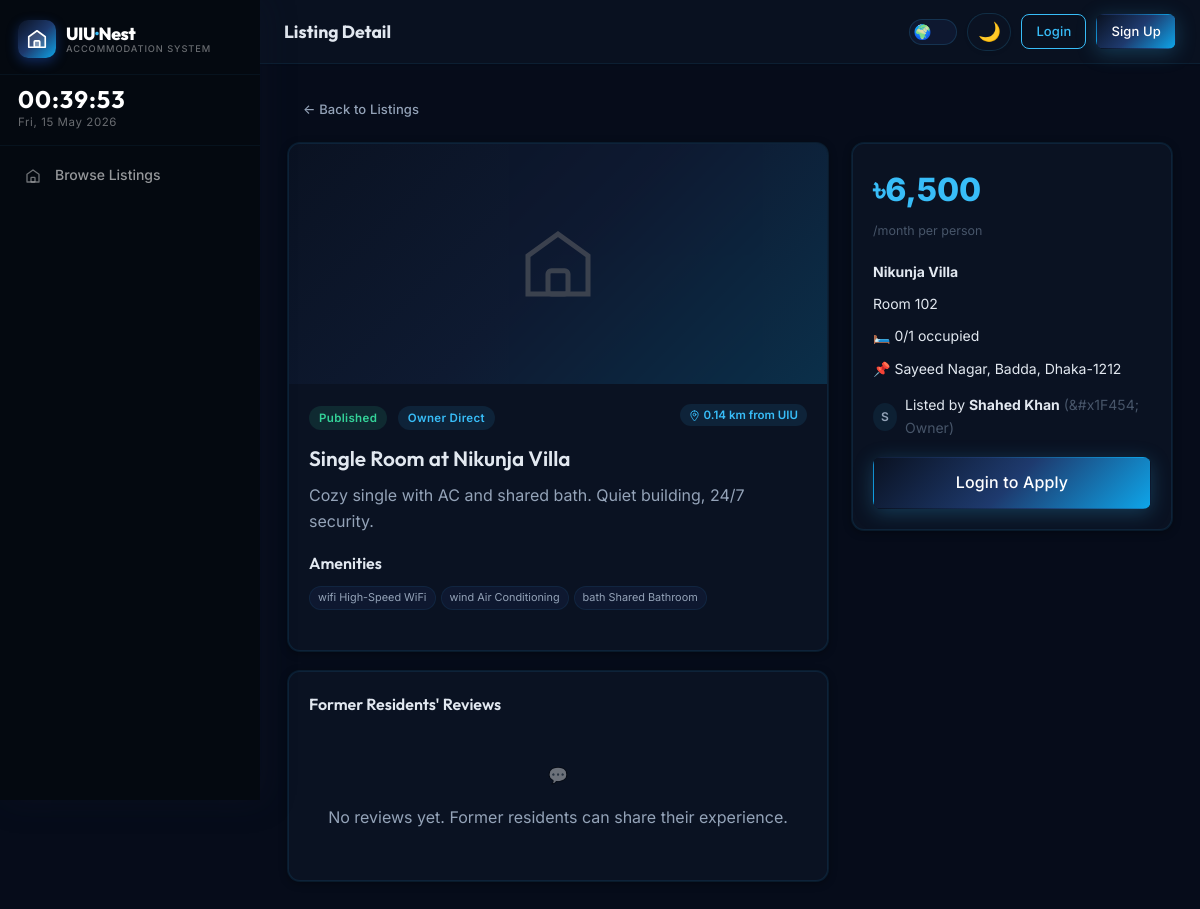
Screenshot of /pages/listing-detail.php?id=2 with the database file from the repository.
### tables this page shows
CREATE TABLE `listings` (
  `id`           INT UNSIGNED NOT NULL AUTO_INCREMENT,
  `room_id`      INT UNSIGNED NOT NULL,
  `created_by`   INT UNSIGNED NOT NULL,
  `listing_type` ENUM('owner_direct','roommate_needed') NOT NULL,
  `title`        VARCHAR(255) NOT NULL,
  `description`  TEXT         DEFAULT NULL,
  `status`       ENUM('draft','pending_owner_approval','published','closed','rejected') NOT NULL DEFAULT 'draft',
  `published_at` DATETIME     DEFAULT NULL,
  `created_at`   DATETIME     NOT NULL DEFAULT CURRENT_TIMESTAMP,
  `updated_at`   DATETIME     NOT NULL DEFAULT CURRENT_TIMESTAMP ON UPDATE CURRENT_TIMESTAMP,
  `deleted_at`   DATETIME     DEFAULT NULL,
  PRIMARY KEY (`id`),
  INDEX `idx_listing_room` (`room_id`),
  INDEX `idx_listing_creator` (`created_by`),
  INDEX `idx_listing_status` (`status`),
  INDEX `idx_listing_deleted` (`deleted_at`),
  CONSTRAINT `fk_listing_room` FOREIGN KEY (`room_id`) REFERENCES `rooms` (`id`) ON DELETE CASCADE,
  CONSTRAINT `fk_listing_creator` FOREIGN KEY (`created_by`) REFERENCES `users` (`id`) ON DELETE CASCADE
);

CREATE TABLE `properties` (
  `id`              INT UNSIGNED  NOT NULL AUTO_INCREMENT,
  `owner_id`        INT UNSIGNED  NOT NULL,
  `house_manager_id` INT UNSIGNED DEFAULT NULL,
  `name`            VARCHAR(200)  NOT NULL,
  `address`         TEXT          NOT NULL,
  `location_lat`    DECIMAL(10,7) NOT NULL DEFAULT 23.7990,
  `location_lng`    DECIMAL(10,7) NOT NULL DEFAULT 90.4510,
  `description`     TEXT          DEFAULT NULL,
  `image_path`      VARCHAR(500)  DEFAULT NULL,
  `is_active`       TINYINT(1)    NOT NULL DEFAULT 1,
  `created_at`      DATETIME      NOT NULL DEFAULT CURRENT_TIMESTAMP,
  `updated_at`      DATETIME      NOT NULL DEFAULT CURRENT_TIMESTAMP ON UPDATE CURRENT_TIMESTAMP,
  PRIMARY KEY (`id`),
  INDEX `idx_prop_owner` (`owner_id`),
  INDEX `idx_prop_location` (`location_lat`, `location_lng`),
  CONSTRAINT `fk_prop_owner` FOREIGN KEY (`owner_id`) REFERENCES `users` (`id`) ON DELETE CASCADE
);

CREATE TABLE `rooms` (
  `id`                INT UNSIGNED     NOT NULL AUTO_INCREMENT,
  `property_id`       INT UNSIGNED     NOT NULL,
  `room_number`       VARCHAR(20)      NOT NULL,
  `capacity`          TINYINT UNSIGNED NOT NULL DEFAULT 1,
  `current_occupancy` TINYINT UNSIGNED NOT NULL DEFAULT 0,
  `rent_amount`       DECIMAL(10,2)    NOT NULL,
  `amenities_json`    JSON             DEFAULT NULL,
  `description`       TEXT             DEFAULT NULL,
  `image_path`        VARCHAR(500)     DEFAULT NULL,
  `is_active`         TINYINT(1)       NOT NULL DEFAULT 1,
  `created_at`        DATETIME         NOT NULL DEFAULT CURRENT_TIMESTAMP,
  `updated_at`        DATETIME         NOT NULL DEFAULT CURRENT_TIMESTAMP ON UPDATE CURRENT_TIMESTAMP,
  PRIMARY KEY (`id`),
  INDEX `idx_room_property` (`property_id`),
  INDEX `idx_room_rent` (`rent_amount`),
  CONSTRAINT `fk_room_property` FOREIGN KEY (`property_id`) REFERENCES `properties` (`id`) ON DELETE CASCADE
);

CREATE TABLE `users` (
  `id`                INT UNSIGNED    NOT NULL AUTO_INCREMENT,
  `full_name`         VARCHAR(120)    NOT NULL,
  `email`             VARCHAR(255)    NOT NULL,
  `password_hash`     VARCHAR(255)    NOT NULL,
  `phone`             VARCHAR(20)     DEFAULT NULL,
  `role`              ENUM('guest','student','tenant','owner','admin') NOT NULL DEFAULT 'student',
  `email_verified_at` DATETIME        DEFAULT NULL,
  `avatar_path`       VARCHAR(500)    DEFAULT NULL,
  `student_id`        VARCHAR(30)     DEFAULT NULL,
  `department`        VARCHAR(100)    DEFAULT NULL,
  `year_of_study`     TINYINT UNSIGNED DEFAULT NULL,
  `gender`            ENUM('male','female','other') DEFAULT NULL,
  `bio`               TEXT            DEFAULT NULL,
  `is_active`         TINYINT(1)      NOT NULL DEFAULT 1,
  `created_at`        DATETIME        NOT NULL DEFAULT CURRENT_TIMESTAMP,
  `updated_at`        DATETIME        NOT NULL DEFAULT CURRENT_TIMESTAMP ON UPDATE CURRENT_TIMESTAMP,
  PRIMARY KEY (`id`),
  UNIQUE KEY `uk_users_email` (`email`),
  INDEX `idx_users_role` (`role`)
);

### includes/auth.php (called while the page is built, shortened)
<?php
require_once __DIR__ . '/../includes/functions.php';
function isLoggedIn(): bool {
    return isset($_SESSION['user_id']);
}

### pages/listing-detail.php (the view, shortened to what this page needs)
<?php
require_once __DIR__ . '/../includes/header.php';
$db        = getDB();
$listingId = (int)($_GET['id'] ?? 0);
$stmt = $db->prepare(
    'SELECT l.*, r.rent_amount, r.capacity, r.current_occupancy, r.amenities_json, r.room_number, r.description AS room_desc,
            p.name AS property_name, p.id AS property_id, p.address, p.location_lat, p.location_lng, p.description AS prop_desc,
            u.full_name AS creator_name, u.role AS creator_role, u.avatar_path AS creator_avatar
     FROM listings l
     JOIN rooms r ON r.id = l.room_id
     JOIN properties p ON p.id = r.property_id
     JOIN users u ON u.id = l.created_by
     WHERE l.id = ?'
);
$stmt->execute([$listingId]);
$listing = $stmt->fetch();
$imgStmt = $db->prepare('SELECT image_path, is_cover FROM property_images WHERE property_id = ? ORDER BY is_cover DESC, sort_order ASC');
$imgStmt->execute([$listing['property_id']]);
$propertyImages = $imgStmt->fetchAll();
$alreadyApplied = false; $userApp = null;
$reviews = [];
$amenities = json_decode($listing['amenities_json'] ?: '[]', true);
$dist      = distanceFromUIU((float)$listing['location_lat'], (float)$listing['location_lng']);
$canApply  = isLoggedIn() && !$alreadyApplied && $listing['status'] === 'published'
             && ($_SESSION['user_id'] ?? 0) != $listing['created_by'];
?>
<a href="<?= APP_URL ?>/pages/dashboard.php" class="btn btn-ghost btn-sm" style="margin-bottom:16px;">← Back to Listings</a>
<div class="detail-grid">
    <div>
        <div class="card" style="overflow:hidden;margin-bottom:20px;">
            <?php if (count($propertyImages) > 0): ?>
            <div class="gallery">
                <div class="gallery-main">
                    <img src="<?= APP_URL ?>/<?= htmlspecialchars($propertyImages[0]['image_path']) ?>" alt="Property">
                </div>
                <?php for ($i = 1; $i < min(3, count($propertyImages)); $i++): ?>
                <div class="gallery-thumb">
                    <img src="<?= APP_URL ?>/<?= htmlspecialchars($propertyImages[$i]['image_path']) ?>" alt="Photo">
                </div>
                <?php endfor; ?>
                <?php if (count($propertyImages) < 3): ?>
                <div class="gallery-thumb gallery-placeholder"><svg viewBox="0 0 24 24" fill="none" stroke="currentColor" stroke-width="1.5" style="width:48px;height:48px;opacity:.3"><path d="M3 9.5L12 3l9 6.5V21H3V9.5z"/><rect x="9" y="14" width="6" height="7" rx="1"/></svg></div>
                <?php endif; ?>
            </div>
            <?php else: ?>
            <div style="height:240px;background:var(--accent-gradient);display:flex;align-items:center;justify-content:center;opacity:0.2;"><svg viewBox="0 0 24 24" fill="none" stroke="#fff" stroke-width="1.5" style="width:80px;height:80px;"><path d="M3 9.5L12 3l9 6.5V21H3V9.5z"/><rect x="9" y="14" width="6" height="7" rx="1"/></svg></div>
            <?php endif; ?>
            <div class="card-body">
                <div style="display:flex;justify-content:space-between;align-items:start;flex-wrap:wrap;gap:8px;margin-bottom:12px;">
                    <div>
                        <?= getListingStatusBadge($listing['status']) ?>
                        <span class="badge <?= $listing['listing_type'] === 'roommate_needed' ? 'badge-enrolled' : 'badge-draft' ?>" style="margin-left:6px;">
                            <?= $listing['listing_type'] === 'roommate_needed' ? 'Roommate Needed' : 'Owner Direct' ?>
                        </span>
                    </div>
                    <span class="distance-pill"><svg viewBox="0 0 24 24" fill="none" stroke="currentColor" stroke-width="2" stroke-linecap="round" stroke-linejoin="round" style="width:11px;height:11px;display:inline;vertical-align:middle;"><circle cx="12" cy="10" r="3"/><path d="M12 2a8 8 0 00-8 8c0 5.25 8 14 8 14s8-8.75 8-14a8 8 0 00-8-8z"/></svg> <?= $dist ?> km from UIU</span>
                </div>
                <h2 style="margin-bottom:8px;"><?= sanitizeInput($listing['title']) ?></h2>
                <p style="margin-bottom:16px;"><?= nl2br(sanitizeInput($listing['description'] ?? '')) ?></p>
                <h3 style="margin-bottom:10px;">Amenities</h3>
                <div class="listing-card-amenities" style="margin-bottom:20px;">
                    <?php foreach ($amenities as $a): ?>
                        <span class="amenity-tag"><?= getAmenityLabel($a) ?></span>
                    <?php endforeach; ?>
                </div>
            </div>
        </div>
        <div class="card">
            <div class="card-body">
                <div style="display:flex;align-items:center;justify-content:space-between;margin-bottom:16px;">
                    <h3>Former Residents' Reviews</h3>
                </div>
                <?php if (count($reviews) === 0): ?>
                <div class="empty-state" style="padding:30px 0;">
                    <div class="empty-state-icon">💬</div>
                    <p>No reviews yet. Former residents can share their experience.</p>
                </div>
                <?php endif; ?>
            </div>
        </div>
    </div>
    <div class="detail-aside">
        <div class="card card-glass">
            <div class="card-body">
                <div style="font-size:2rem;font-weight:800;color:var(--accent);margin-bottom:2px;"><?= formatRent($listing['rent_amount']) ?></div>
                <small>/month per person</small>
                <div style="margin:18px 0;display:flex;flex-direction:column;gap:10px;font-size:0.875rem;">
                    <div> <strong><?= sanitizeInput($listing['property_name']) ?></strong></div>
                    <div>Room <?= sanitizeInput($listing['room_number']) ?></div>
                    <div>🛏️ <?= $listing['current_occupancy'] ?>/<?= $listing['capacity'] ?> occupied</div>
                    <div>📌 <?= sanitizeInput($listing['address']) ?></div>
                    <div style="display:flex;align-items:center;gap:8px;margin-top:4px;">
                        <?php if (!empty($listing['creator_avatar']) && file_exists(APP_ROOT . '/' . $listing['creator_avatar'])): ?>
                            <img src="<?= APP_URL . '/' . htmlspecialchars($listing['creator_avatar']) ?>" style="width:28px;height:28px;border-radius:50%;object-fit:cover;">
                        <?php else: ?>
                            <div style="width:28px;height:28px;border-radius:50%;background:var(--border);color:var(--text-secondary);display:inline-flex;align-items:center;justify-content:center;font-size:12px;font-weight:600;">
                                <?= strtoupper(substr($listing['creator_name'] ?? 'U', 0, 1)) ?>
                            </div>
                        <?php endif; ?>
                        <div>Listed by <strong><?= sanitizeInput($listing['creator_name']) ?></strong> <span style="color:var(--text-tertiary);">(&#x<?= $listing['creator_role'] === 'owner' ? '1F454' : '1F464' ?>; <?= ucfirst($listing['creator_role']) ?>)</span></div>
                    </div>
                </div>
                <?php if ($canApply): ?>
                    <button class="btn btn-primary btn-lg" style="width:100%;" onclick="Modal.open('applyModal')">Apply Now</button>
                <?php elseif (!isLoggedIn()): ?>
                    <a href="<?= APP_URL ?>/pages/login.php" class="btn btn-primary btn-lg" style="width:100%;">Login to Apply</a>
                <?php endif; ?>
            </div>
        </div>
    </div>
</div>
<?php require_once __DIR__ . '/../includes/footer.php'; ?>

### includes/functions.php (shortened to what this page needs)
<?php
function calculateDistance(float $lat1, float $lng1, float $lat2, float $lng2): float {
    $R = 6371;
    $dLat = deg2rad($lat2 - $lat1);
    $dLng = deg2rad($lng2 - $lng1);
    $a = sin($dLat/2)**2 + cos(deg2rad($lat1)) * cos(deg2rad($lat2)) * sin($dLng/2)**2;
    return round($R * 2 * atan2(sqrt($a), sqrt(1 - $a)), 2);
}
function distanceFromUIU(float $lat, float $lng): float {
    return calculateDistance(UIU_LAT, UIU_LNG, $lat, $lng);
}
function sanitizeInput(string $input): string {
    return htmlspecialchars(trim($input), ENT_QUOTES, 'UTF-8');
}
function formatRent(float $amount): string {
    return '৳' . number_format($amount, 0);
}
function getListingStatusBadge(string $status): string {
    $map = [
        'draft'                  => ['Draft', 'badge-draft'],
        'pending_owner_approval' => ['Pending Approval', 'badge-pending'],
        'published'              => ['Published', 'badge-published'],
        'closed'                 => ['Closed', 'badge-closed'],
        'rejected'               => ['Rejected', 'badge-rejected'],
    ];
    $info = $map[$status] ?? [$status, 'badge-default'];
    return '<span class="badge ' . $info[1] . '">' . $info[0] . '</span>';
}
function getAmenityLabel(string $slug): string {
    static $cache = null;
    if ($cache === null) {
        $db = getDB();
        $stmt = $db->query('SELECT slug, icon, label FROM amenities WHERE is_active = 1 ORDER BY sort_order');
        $cache = [];
        foreach ($stmt as $row) {
            $cache[$row['slug']] = $row['icon'] . ' ' . $row['label'];
        }
    }
    return $cache[$slug] ?? ucfirst(str_replace('_', ' ', $slug));
}

### rows the page displays
listings: status "Published", properties.location_lat+location_lng "0.14", title "Single Room at Nikunja Villa", description "Cozy single with AC and shared bath. Quiet building, 24/7 security.", room.amenities_json "wind Air Conditioning", room.amenities_json "bath Shared Bathroom", room.rent_amount "৳6,500", properties.name "Nikunja Villa", room.room_number "102", room.current_occupancy "0", room.capacity "1", properties.address "Sayeed Nagar, Badda, Dhaka-1212", created_by.full_name "S", created_by.full_name "Shahed Khan", created_by.role "Owner"

### other values shown
$pageName "Listing Detail"
getAmenityLabel($a) "wifi High-Speed WiFi"
